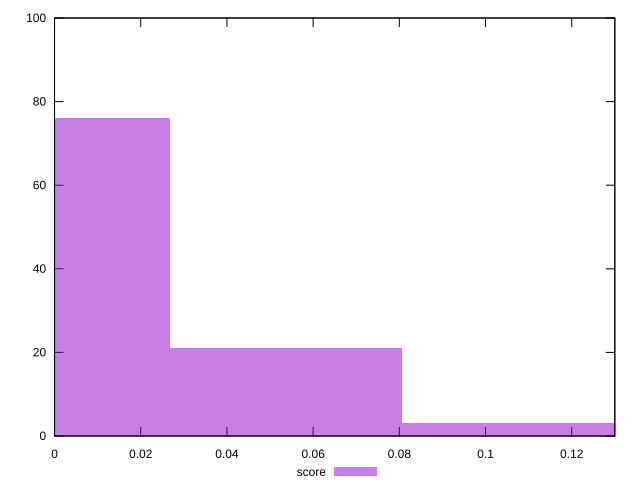

Source code (gnuplot):
reset

$score <<EOF
0 76
0.05379786484492706 21
0.10759572968985412 3
EOF

set key outside below
set boxwidth 0.05379786484492706
set xrange [0:0.13]
set yrange [0:100]
set trange [0:100]
set style fill transparent solid 0.5 noborder
set terminal svg size 640, 490 enhanced background rgb 'white'
set output "report_00013_2021-02-09T12-04-24.940Z/max-potential-fid/samples/pages+cached/score/histogram.svg"

plot $score title "score" with boxes

reset
